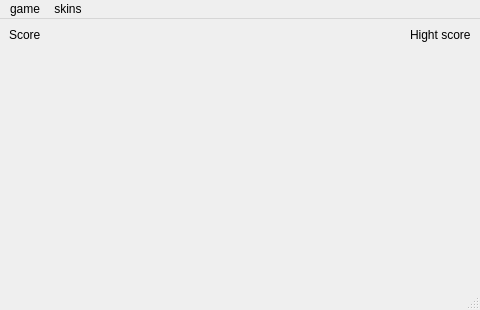
<?xml version="1.0" encoding="UTF-8"?>
<ui version="4.0">
 <class>GameWindow</class>
 <widget class="QMainWindow" name="GameWindow">
  <property name="geometry">
   <rect>
    <x>0</x>
    <y>0</y>
    <width>480</width>
    <height>310</height>
   </rect>
  </property>
  <property name="windowTitle">
   <string>MainWindow</string>
  </property>
  <property name="locale">
   <locale language="Ukrainian" country="Ukraine"/>
  </property>
  <widget class="QWidget" name="centralwidget">
   <property name="sizePolicy">
    <sizepolicy hsizetype="Preferred" vsizetype="Preferred">
     <horstretch>0</horstretch>
     <verstretch>0</verstretch>
    </sizepolicy>
   </property>
   <layout class="QVBoxLayout" name="verticalLayout">
    <property name="sizeConstraint">
     <enum>QLayout::SetDefaultConstraint</enum>
    </property>
    <item>
     <layout class="QHBoxLayout" name="horizontalLayout">
      <item>
       <layout class="QVBoxLayout" name="verticalLayout_2">
        <item>
         <widget class="QLabel" name="Score">
          <property name="text">
           <string>Score</string>
          </property>
         </widget>
        </item>
       </layout>
      </item>
      <item>
       <spacer name="horizontalSpacer">
        <property name="orientation">
         <enum>Qt::Horizontal</enum>
        </property>
        <property name="sizeHint" stdset="0">
         <size>
          <width>40</width>
          <height>6</height>
         </size>
        </property>
       </spacer>
      </item>
      <item>
       <layout class="QVBoxLayout" name="verticalLayout_3">
        <item>
         <widget class="QLabel" name="HightScore">
          <property name="text">
           <string>Hight score</string>
          </property>
         </widget>
        </item>
       </layout>
      </item>
     </layout>
    </item>
    <item>
     <widget class="QWidget" name="widget" native="true">
      <property name="sizePolicy">
       <sizepolicy hsizetype="Preferred" vsizetype="Preferred">
        <horstretch>0</horstretch>
        <verstretch>7</verstretch>
       </sizepolicy>
      </property>
      <layout class="QGridLayout" name="gridLayout">
       <item row="0" column="0">
        <layout class="QHBoxLayout" name="gameLayout">
         <property name="spacing">
          <number>0</number>
         </property>
        </layout>
       </item>
      </layout>
     </widget>
    </item>
   </layout>
  </widget>
  <widget class="QMenuBar" name="menubar">
   <property name="geometry">
    <rect>
     <x>0</x>
     <y>0</y>
     <width>480</width>
     <height>26</height>
    </rect>
   </property>
   <widget class="QMenu" name="menuskins">
    <property name="title">
     <string>skins</string>
    </property>
    <addaction name="actionStandart"/>
    <addaction name="separator"/>
    <addaction name="actionRoman_numbers"/>
    <addaction name="separator"/>
    <addaction name="actionCustom"/>
   </widget>
   <widget class="QMenu" name="menugame">
    <property name="title">
     <string>game</string>
    </property>
    <addaction name="actionNew_game"/>
    <addaction name="separator"/>
    <addaction name="actionExit"/>
   </widget>
   <addaction name="menugame"/>
   <addaction name="menuskins"/>
  </widget>
  <widget class="QStatusBar" name="statusbar"/>
  <action name="actionStandart">
   <property name="text">
    <string>standart</string>
   </property>
  </action>
  <action name="actionNew_game">
   <property name="text">
    <string>New game</string>
   </property>
   <property name="toolTip">
    <string>New game</string>
   </property>
  </action>
  <action name="actionExit">
   <property name="text">
    <string>Exit</string>
   </property>
   <property name="toolTip">
    <string>Exit</string>
   </property>
  </action>
  <action name="actionCustom">
   <property name="text">
    <string>Custom</string>
   </property>
   <property name="toolTip">
    <string>Custom</string>
   </property>
  </action>
  <action name="actionRoman_numbers">
   <property name="text">
    <string>Roman numbers</string>
   </property>
  </action>
 </widget>
 <resources/>
 <connections/>
</ui>
